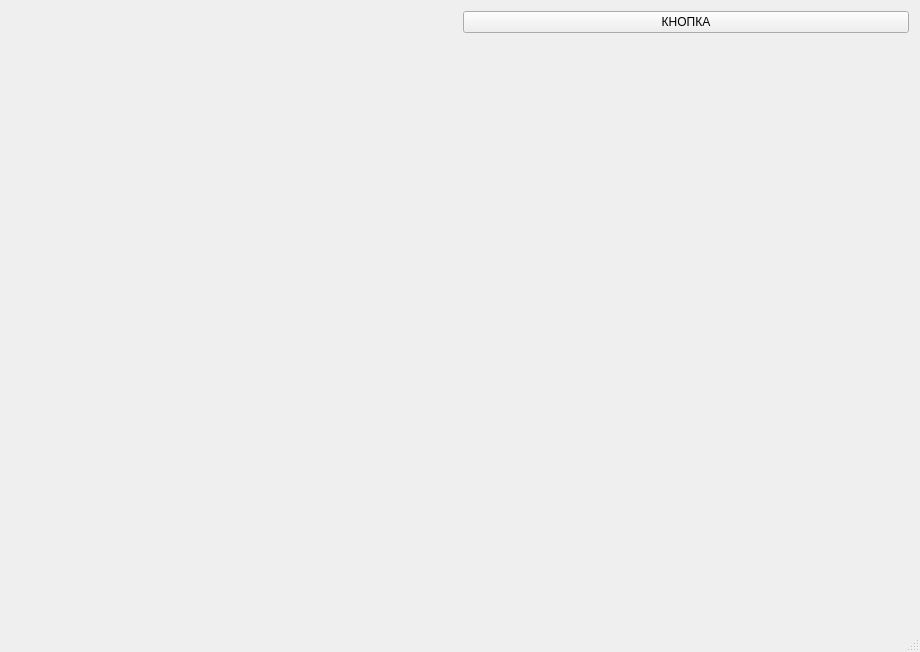
<?xml version="1.0" encoding="UTF-8"?>
<ui version="4.0">
 <class>MainWindow</class>
 <widget class="QMainWindow" name="MainWindow">
  <property name="geometry">
   <rect>
    <x>0</x>
    <y>0</y>
    <width>920</width>
    <height>652</height>
   </rect>
  </property>
  <property name="windowTitle">
   <string>Диплом</string>
  </property>
  <widget class="QWidget" name="centralWidget">
   <layout class="QGridLayout" name="gridLayout">
    <item row="0" column="0">
     <layout class="QHBoxLayout" name="MainLayout">
      <item>
       <layout class="QVBoxLayout" name="OpenglLayout">
        <item>
         <widget class="MyGLWidget" name="widget" native="true"/>
        </item>
       </layout>
      </item>
      <item>
       <layout class="QVBoxLayout" name="MenuLayout">
        <item>
         <widget class="QPushButton" name="pushButton">
          <property name="text">
           <string>КНОПКА</string>
          </property>
         </widget>
        </item>
        <item>
         <spacer name="verticalSpacer">
          <property name="orientation">
           <enum>Qt::Vertical</enum>
          </property>
          <property name="sizeHint" stdset="0">
           <size>
            <width>20</width>
            <height>40</height>
           </size>
          </property>
         </spacer>
        </item>
       </layout>
      </item>
     </layout>
    </item>
   </layout>
  </widget>
  <widget class="QMenuBar" name="menuBar">
   <property name="geometry">
    <rect>
     <x>0</x>
     <y>0</y>
     <width>920</width>
     <height>26</height>
    </rect>
   </property>
  </widget>
  <widget class="QStatusBar" name="statusBar"/>
 </widget>
 <layoutdefault spacing="6" margin="11"/>
 <customwidgets>
  <customwidget>
   <class>MyGLWidget</class>
   <extends>QWidget</extends>
   <header>myglwidget.h</header>
   <container>1</container>
  </customwidget>
 </customwidgets>
 <resources/>
 <connections/>
</ui>
